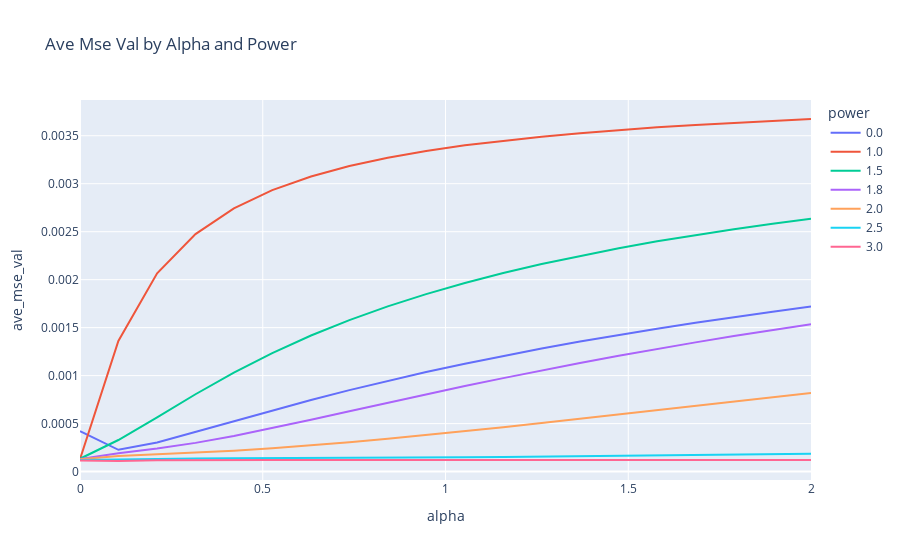

Here is the notebook cell this chart was saved with:
### Code cell
plot_measure('ave_mse_val')

### Figure 1 — Plotly figure (JSON) as saved in the notebook; plotly's stock layout.template omitted (floating-point values rounded to 4 significant figures)
{"data": [{"hovertemplate": "power=0.0<br>alpha=%{x}<br>ave_mse_val=%{y}<extra></extra>", "legendgroup": "0.0", "line": {"color": "#636efa", "dash": "solid"}, "marker": {"symbol": "circle"}, "mode": "lines", "name": "0.0", "orientation": "v", "showlegend": true, "type": "scatter", "x": [0, 0.105, 0.211, 0.316, 0.421, 0.526, 0.632, 0.737, 0.842, 0.947, 1.053, 1.158, 1.263, 1.368, 1.474, 1.579, 1.684, 1.789, 1.895, 2], "xaxis": "x", "y": [0.0004214, 0.0002271, 0.0003022, 0.0004118, 0.0005245, 0.0006367, 0.0007454, 0.0008489, 0.0009463, 0.001038, 0.001124, 0.001205, 0.001282, 0.001355, 0.001424, 0.001489, 0.001551, 0.00161, 0.001667, 0.00172], "yaxis": "y"}, {"hovertemplate": "power=1.0<br>alpha=%{x}<br>ave_mse_val=%{y}<extra></extra>", "legendgroup": "1.0", "line": {"color": "#EF553B", "dash": "solid"}, "marker": {"symbol": "circle"}, "mode": "lines", "name": "1.0", "orientation": "v", "showlegend": true, "type": "scatter", "x": [0, 0.105, 0.211, 0.316, 0.421, 0.526, 0.632, 0.737, 0.842, 0.947, 1.053, 1.158, 1.263, 1.368, 1.474, 1.579, 1.684, 1.789, 1.895, 2], "xaxis": "x", "y": [0.0001284, 0.001361, 0.002066, 0.002475, 0.002743, 0.002933, 0.003075, 0.003184, 0.00327, 0.00334, 0.0034, 0.003448, 0.00349, 0.003527, 0.003559, 0.003587, 0.003613, 0.003635, 0.003656, 0.003674], "yaxis": "y"}, {"hovertemplate": "power=1.5<br>alpha=%{x}<br>ave_mse_val=%{y}<extra></extra>", "legendgroup": "1.5", "line": {"color": "#00cc96", "dash": "solid"}, "marker": {"symbol": "circle"}, "mode": "lines", "name": "1.5", "orientation": "v", "showlegend": true, "type": "scatter", "x": [0, 0.105, 0.211, 0.316, 0.421, 0.526, 0.632, 0.737, 0.842, 0.947, 1.053, 1.158, 1.263, 1.368, 1.474, 1.579, 1.684, 1.789, 1.895, 2], "xaxis": "x", "y": [0.0001339, 0.0003288, 0.0005645, 0.0008058, 0.001031, 0.001235, 0.001418, 0.001578, 0.001722, 0.00185, 0.001966, 0.002069, 0.002164, 0.002249, 0.002328, 0.002399, 0.002465, 0.002526, 0.002583, 0.002635], "yaxis": "y"}, {"hovertemplate": "power=1.8<br>alpha=%{x}<br>ave_mse_val=%{y}<extra></extra>", "legendgroup": "1.8", "line": {"color": "#ab63fa", "dash": "solid"}, "marker": {"symbol": "circle"}, "mode": "lines", "name": "1.8", "orientation": "v", "showlegend": true, "type": "scatter", "x": [0, 0.105, 0.211, 0.316, 0.421, 0.526, 0.632, 0.737, 0.842, 0.947, 1.053, 1.158, 1.263, 1.368, 1.474, 1.579, 1.684, 1.789, 1.895, 2], "xaxis": "x", "y": [0.000131, 0.0001919, 0.0002396, 0.000299, 0.0003715, 0.000453, 0.0005401, 0.0006286, 0.0007172, 0.0008047, 0.000891, 0.0009739, 0.001054, 0.001132, 0.001207, 0.001278, 0.001346, 0.001412, 0.001476, 0.001536], "yaxis": "y"}, {"hovertemplate": "power=2.0<br>alpha=%{x}<br>ave_mse_val=%{y}<extra></extra>", "legendgroup": "2.0", "line": {"color": "#FFA15A", "dash": "solid"}, "marker": {"symbol": "circle"}, "mode": "lines", "name": "2.0", "orientation": "v", "showlegend": true, "type": "scatter", "x": [0, 0.105, 0.211, 0.316, 0.421, 0.526, 0.632, 0.737, 0.842, 0.947, 1.053, 1.158, 1.263, 1.368, 1.474, 1.579, 1.684, 1.789, 1.895, 2], "xaxis": "x", "y": [0.0001284, 0.0001616, 0.0001806, 0.0001974, 0.0002179, 0.0002428, 0.0002722, 0.0003052, 0.0003413, 0.0003799, 0.0004209, 0.000463, 0.0005062, 0.0005503, 0.0005952, 0.00064, 0.0006849, 0.0007297, 0.0007747, 0.0008189], "yaxis": "y"}, {"hovertemplate": "power=2.5<br>alpha=%{x}<br>ave_mse_val=%{y}<extra></extra>", "legendgroup": "2.5", "line": {"color": "#19d3f3", "dash": "solid"}, "marker": {"symbol": "circle"}, "mode": "lines", "name": "2.5", "orientation": "v", "showlegend": true, "type": "scatter", "x": [0, 0.105, 0.211, 0.316, 0.421, 0.526, 0.632, 0.737, 0.842, 0.947, 1.053, 1.158, 1.263, 1.368, 1.474, 1.579, 1.684, 1.789, 1.895, 2], "xaxis": "x", "y": [0.0001212, 0.0001272, 0.0001353, 0.0001375, 0.0001382, 0.0001389, 0.0001401, 0.0001418, 0.0001439, 0.0001465, 0.0001494, 0.0001527, 0.0001562, 0.0001599, 0.0001638, 0.0001679, 0.0001721, 0.0001764, 0.0001808, 0.0001853], "yaxis": "y"}, {"hovertemplate": "power=3.0<br>alpha=%{x}<br>ave_mse_val=%{y}<extra></extra>", "legendgroup": "3.0", "line": {"color": "#FF6692", "dash": "solid"}, "marker": {"symbol": "circle"}, "mode": "lines", "name": "3.0", "orientation": "v", "showlegend": true, "type": "scatter", "x": [0, 0.105, 0.211, 0.316, 0.421, 0.526, 0.632, 0.737, 0.842, 0.947, 1.053, 1.158, 1.263, 1.368, 1.474, 1.579, 1.684, 1.789, 1.895, 2], "xaxis": "x", "y": [0.0001156, 0.0001102, 0.0001167, 0.0001201, 0.0001215, 0.0001218, 0.0001215, 0.0001209, 0.0001202, 0.0001196, 0.000119, 0.0001186, 0.0001183, 0.0001182, 0.0001182, 0.0001183, 0.0001185, 0.0001188, 0.0001193, 0.0001198], "yaxis": "y"}], "layout": {"legend": {"title": {"text": "power"}, "tracegroupgap": 0}, "title": {"text": "Ave Mse Val by Alpha and Power"}, "xaxis": {"anchor": "y", "domain": [0, 1], "title": {"text": "alpha"}}, "yaxis": {"anchor": "x", "domain": [0, 1], "title": {"text": "ave_mse_val"}}}}
